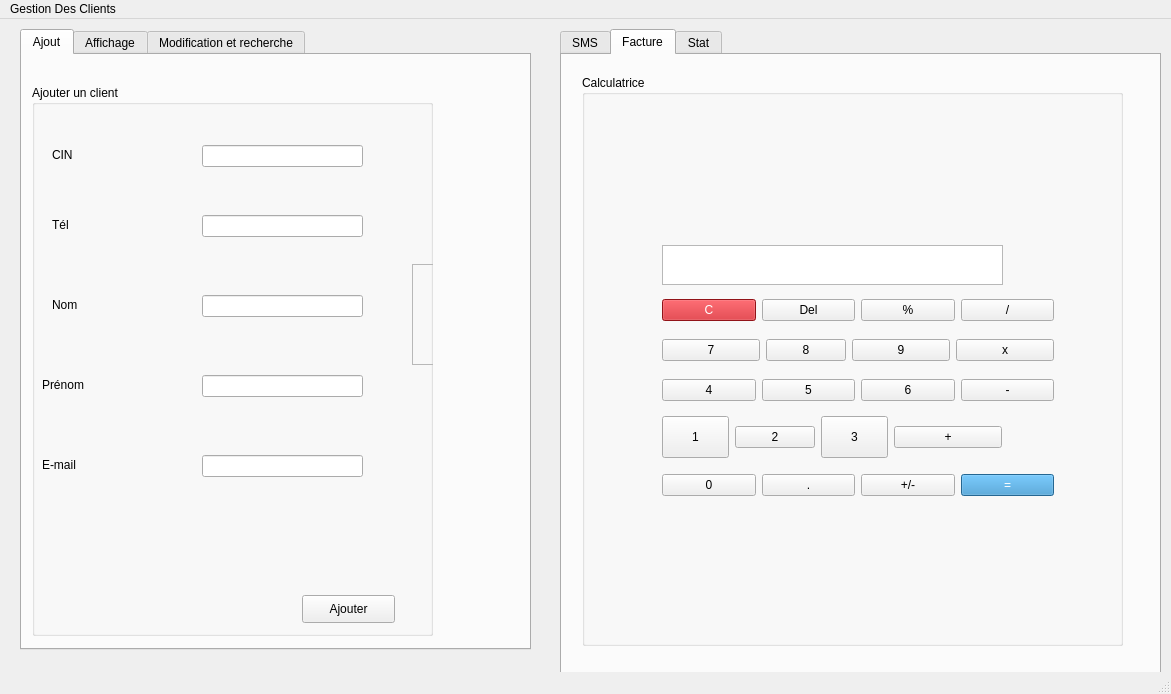
<?xml version="1.0" encoding="UTF-8"?>
<ui version="4.0">
 <class>MainWindow</class>
 <widget class="QMainWindow" name="MainWindow">
  <property name="geometry">
   <rect>
    <x>0</x>
    <y>0</y>
    <width>1171</width>
    <height>694</height>
   </rect>
  </property>
  <property name="windowTitle">
   <string>MainWindow</string>
  </property>
  <widget class="QWidget" name="centralwidget">
   <widget class="QTabWidget" name="Ajout">
    <property name="geometry">
     <rect>
      <x>20</x>
      <y>10</y>
      <width>511</width>
      <height>621</height>
     </rect>
    </property>
    <property name="whatsThis">
     <string>&lt;html&gt;&lt;head/&gt;&lt;body&gt;&lt;p&gt;&lt;br/&gt;&lt;/p&gt;&lt;/body&gt;&lt;/html&gt;</string>
    </property>
    <property name="currentIndex">
     <number>0</number>
    </property>
    <widget class="QWidget" name="tab_3">
     <attribute name="title">
      <string>Ajout</string>
     </attribute>
     <widget class="QGroupBox" name="groupBox_6">
      <property name="geometry">
       <rect>
        <x>10</x>
        <y>30</y>
        <width>401</width>
        <height>551</height>
       </rect>
      </property>
      <property name="title">
       <string>Ajouter un client</string>
      </property>
      <widget class="QLabel" name="label_38">
       <property name="geometry">
        <rect>
         <x>20</x>
         <y>210</y>
         <width>71</width>
         <height>20</height>
        </rect>
       </property>
       <property name="text">
        <string>Nom</string>
       </property>
      </widget>
      <widget class="QLabel" name="label_39">
       <property name="geometry">
        <rect>
         <x>10</x>
         <y>290</y>
         <width>71</width>
         <height>20</height>
        </rect>
       </property>
       <property name="text">
        <string>Prénom</string>
       </property>
      </widget>
      <widget class="QLabel" name="label_42">
       <property name="geometry">
        <rect>
         <x>20</x>
         <y>130</y>
         <width>71</width>
         <height>20</height>
        </rect>
       </property>
       <property name="text">
        <string>Tél</string>
       </property>
      </widget>
      <widget class="QLabel" name="label_43">
       <property name="geometry">
        <rect>
         <x>10</x>
         <y>370</y>
         <width>71</width>
         <height>20</height>
        </rect>
       </property>
       <property name="text">
        <string>E-mail</string>
       </property>
      </widget>
      <widget class="QLineEdit" name="le_cin">
       <property name="geometry">
        <rect>
         <x>170</x>
         <y>60</y>
         <width>161</width>
         <height>22</height>
        </rect>
       </property>
      </widget>
      <widget class="QLineEdit" name="le_nom">
       <property name="geometry">
        <rect>
         <x>170</x>
         <y>210</y>
         <width>161</width>
         <height>22</height>
        </rect>
       </property>
      </widget>
      <widget class="QLineEdit" name="le_prenom">
       <property name="geometry">
        <rect>
         <x>170</x>
         <y>290</y>
         <width>161</width>
         <height>22</height>
        </rect>
       </property>
      </widget>
      <widget class="QLineEdit" name="le_tel">
       <property name="geometry">
        <rect>
         <x>170</x>
         <y>130</y>
         <width>161</width>
         <height>22</height>
        </rect>
       </property>
      </widget>
      <widget class="QLineEdit" name="le_email">
       <property name="geometry">
        <rect>
         <x>170</x>
         <y>370</y>
         <width>161</width>
         <height>22</height>
        </rect>
       </property>
      </widget>
      <widget class="QFrame" name="frame_5">
       <property name="geometry">
        <rect>
         <x>380</x>
         <y>179</y>
         <width>120</width>
         <height>101</height>
        </rect>
       </property>
       <property name="frameShape">
        <enum>QFrame::StyledPanel</enum>
       </property>
       <property name="frameShadow">
        <enum>QFrame::Raised</enum>
       </property>
      </widget>
      <widget class="QPushButton" name="pb_ajouter">
       <property name="geometry">
        <rect>
         <x>270</x>
         <y>510</y>
         <width>93</width>
         <height>28</height>
        </rect>
       </property>
       <property name="text">
        <string>Ajouter</string>
       </property>
      </widget>
      <widget class="QLabel" name="label_40">
       <property name="geometry">
        <rect>
         <x>20</x>
         <y>60</y>
         <width>71</width>
         <height>20</height>
        </rect>
       </property>
       <property name="text">
        <string>CIN</string>
       </property>
      </widget>
     </widget>
    </widget>
    <widget class="QWidget" name="tab_4">
     <attribute name="title">
      <string>Affichage</string>
     </attribute>
     <widget class="QGroupBox" name="groupBox_3">
      <property name="geometry">
       <rect>
        <x>10</x>
        <y>40</y>
        <width>481</width>
        <height>531</height>
       </rect>
      </property>
      <property name="title">
       <string>Afficher les clients</string>
      </property>
      <widget class="QTableView" name="tableView">
       <property name="geometry">
        <rect>
         <x>20</x>
         <y>40</y>
         <width>441</width>
         <height>401</height>
        </rect>
       </property>
       <property name="midLineWidth">
        <number>2</number>
       </property>
      </widget>
      <widget class="QPushButton" name="pb_pdf">
       <property name="geometry">
        <rect>
         <x>370</x>
         <y>480</y>
         <width>93</width>
         <height>28</height>
        </rect>
       </property>
       <property name="text">
        <string>PDF</string>
       </property>
      </widget>
      <widget class="QPushButton" name="pb_afficher">
       <property name="geometry">
        <rect>
         <x>20</x>
         <y>480</y>
         <width>93</width>
         <height>28</height>
        </rect>
       </property>
       <property name="text">
        <string>Afficher</string>
       </property>
      </widget>
      <widget class="QPushButton" name="tri_cr">
       <property name="geometry">
        <rect>
         <x>130</x>
         <y>480</y>
         <width>93</width>
         <height>28</height>
        </rect>
       </property>
       <property name="text">
        <string>Tri croissant</string>
       </property>
      </widget>
      <widget class="QPushButton" name="tri_dec">
       <property name="geometry">
        <rect>
         <x>240</x>
         <y>480</y>
         <width>101</width>
         <height>28</height>
        </rect>
       </property>
       <property name="text">
        <string>Tri decroissant</string>
       </property>
      </widget>
     </widget>
    </widget>
    <widget class="QWidget" name="tab">
     <attribute name="title">
      <string>Modification et recherche</string>
     </attribute>
     <widget class="QGroupBox" name="groupBox_15">
      <property name="geometry">
       <rect>
        <x>10</x>
        <y>30</y>
        <width>401</width>
        <height>191</height>
       </rect>
      </property>
      <property name="title">
       <string>Rechercher ou supprimer un client</string>
      </property>
      <widget class="QLabel" name="label_48">
       <property name="geometry">
        <rect>
         <x>30</x>
         <y>60</y>
         <width>71</width>
         <height>20</height>
        </rect>
       </property>
       <property name="text">
        <string>CIN</string>
       </property>
      </widget>
      <widget class="QLineEdit" name="le_cin2">
       <property name="geometry">
        <rect>
         <x>170</x>
         <y>60</y>
         <width>161</width>
         <height>22</height>
        </rect>
       </property>
      </widget>
      <widget class="QPushButton" name="pb_rechercher">
       <property name="geometry">
        <rect>
         <x>290</x>
         <y>130</y>
         <width>93</width>
         <height>28</height>
        </rect>
       </property>
       <property name="text">
        <string>Rechercher</string>
       </property>
      </widget>
      <widget class="QPushButton" name="pb_supprimer">
       <property name="geometry">
        <rect>
         <x>160</x>
         <y>130</y>
         <width>93</width>
         <height>28</height>
        </rect>
       </property>
       <property name="text">
        <string>Supprimer</string>
       </property>
      </widget>
     </widget>
     <widget class="QGroupBox" name="groupBox_20">
      <property name="geometry">
       <rect>
        <x>10</x>
        <y>230</y>
        <width>401</width>
        <height>301</height>
       </rect>
      </property>
      <property name="title">
       <string>Modifier un client</string>
      </property>
      <widget class="QLabel" name="label_56">
       <property name="geometry">
        <rect>
         <x>15</x>
         <y>60</y>
         <width>71</width>
         <height>20</height>
        </rect>
       </property>
       <property name="text">
        <string>CIN</string>
       </property>
      </widget>
      <widget class="QLabel" name="label_57">
       <property name="geometry">
        <rect>
         <x>15</x>
         <y>130</y>
         <width>71</width>
         <height>20</height>
        </rect>
       </property>
       <property name="text">
        <string>E-mail</string>
       </property>
      </widget>
      <widget class="QLabel" name="label_58">
       <property name="geometry">
        <rect>
         <x>15</x>
         <y>200</y>
         <width>71</width>
         <height>20</height>
        </rect>
       </property>
       <property name="text">
        <string>Tél</string>
       </property>
      </widget>
      <widget class="QLineEdit" name="le_cin3">
       <property name="geometry">
        <rect>
         <x>170</x>
         <y>60</y>
         <width>161</width>
         <height>22</height>
        </rect>
       </property>
      </widget>
      <widget class="QLineEdit" name="le_email2">
       <property name="geometry">
        <rect>
         <x>170</x>
         <y>130</y>
         <width>161</width>
         <height>22</height>
        </rect>
       </property>
      </widget>
      <widget class="QLineEdit" name="le_tel2">
       <property name="geometry">
        <rect>
         <x>170</x>
         <y>200</y>
         <width>161</width>
         <height>22</height>
        </rect>
       </property>
      </widget>
      <widget class="QPushButton" name="pb_modifier">
       <property name="geometry">
        <rect>
         <x>290</x>
         <y>250</y>
         <width>93</width>
         <height>28</height>
        </rect>
       </property>
       <property name="text">
        <string>Modifier</string>
       </property>
      </widget>
     </widget>
    </widget>
   </widget>
   <widget class="QTabWidget" name="tabWidget_5">
    <property name="geometry">
     <rect>
      <x>560</x>
      <y>10</y>
      <width>601</width>
      <height>671</height>
     </rect>
    </property>
    <property name="currentIndex">
     <number>1</number>
    </property>
    <widget class="QWidget" name="tab_7">
     <attribute name="title">
      <string>SMS</string>
     </attribute>
     <widget class="QGroupBox" name="groupBox_13">
      <property name="geometry">
       <rect>
        <x>10</x>
        <y>50</y>
        <width>401</width>
        <height>321</height>
       </rect>
      </property>
      <property name="title">
       <string>Envoyer un SMS</string>
      </property>
      <widget class="QLabel" name="label_44">
       <property name="geometry">
        <rect>
         <x>20</x>
         <y>60</y>
         <width>71</width>
         <height>20</height>
        </rect>
       </property>
       <property name="text">
        <string>Tél</string>
       </property>
      </widget>
      <widget class="QLabel" name="label_45">
       <property name="geometry">
        <rect>
         <x>20</x>
         <y>140</y>
         <width>71</width>
         <height>20</height>
        </rect>
       </property>
       <property name="text">
        <string>Message</string>
       </property>
      </widget>
      <widget class="QLineEdit" name="le_tel3">
       <property name="geometry">
        <rect>
         <x>150</x>
         <y>60</y>
         <width>201</width>
         <height>22</height>
        </rect>
       </property>
      </widget>
      <widget class="QPushButton" name="pb_envoyer">
       <property name="geometry">
        <rect>
         <x>290</x>
         <y>280</y>
         <width>93</width>
         <height>28</height>
        </rect>
       </property>
       <property name="text">
        <string>Envoyer</string>
       </property>
      </widget>
      <widget class="QTextEdit" name="le_message">
       <property name="geometry">
        <rect>
         <x>150</x>
         <y>140</y>
         <width>201</width>
         <height>101</height>
        </rect>
       </property>
      </widget>
     </widget>
    </widget>
    <widget class="QWidget" name="tab_8">
     <attribute name="title">
      <string>Facture</string>
     </attribute>
     <widget class="QGroupBox" name="groupBox_">
      <property name="geometry">
       <rect>
        <x>20</x>
        <y>20</y>
        <width>541</width>
        <height>571</height>
       </rect>
      </property>
      <property name="title">
       <string>Calculatrice</string>
      </property>
      <widget class="QLabel" name="displayPanel">
       <property name="geometry">
        <rect>
         <x>80</x>
         <y>170</y>
         <width>341</width>
         <height>40</height>
        </rect>
       </property>
       <property name="minimumSize">
        <size>
         <width>290</width>
         <height>40</height>
        </size>
       </property>
       <property name="maximumSize">
        <size>
         <width>16777215</width>
         <height>40</height>
        </size>
       </property>
       <property name="font">
        <font>
         <family>Open Sans</family>
         <pointsize>20</pointsize>
         <weight>50</weight>
         <italic>false</italic>
         <bold>false</bold>
         <kerning>true</kerning>
        </font>
       </property>
       <property name="layoutDirection">
        <enum>Qt::LeftToRight</enum>
       </property>
       <property name="styleSheet">
        <string notr="true">border: 1 solid #b8b8b8;
background-color: #fff;</string>
       </property>
       <property name="text">
        <string/>
       </property>
       <property name="scaledContents">
        <bool>true</bool>
       </property>
       <property name="alignment">
        <set>Qt::AlignRight|Qt::AlignTrailing|Qt::AlignVCenter</set>
       </property>
       <property name="wordWrap">
        <bool>true</bool>
       </property>
       <property name="textInteractionFlags">
        <set>Qt::TextSelectableByKeyboard|Qt::TextSelectableByMouse</set>
       </property>
      </widget>
      <widget class="QWidget" name="layoutWidget">
       <property name="geometry">
        <rect>
         <x>80</x>
         <y>220</y>
         <width>392</width>
         <height>30</height>
        </rect>
       </property>
       <layout class="QHBoxLayout" name="horizontalLayout_6">
        <item>
         <widget class="QPushButton" name="actionClear">
          <property name="styleSheet">
           <string notr="true">background-color: #cb1a21;
color: #ffffff;</string>
          </property>
          <property name="text">
           <string>C</string>
          </property>
         </widget>
        </item>
        <item>
         <widget class="QPushButton" name="actionDel">
          <property name="text">
           <string>Del</string>
          </property>
         </widget>
        </item>
        <item>
         <widget class="QPushButton" name="actionPercent">
          <property name="text">
           <string>%</string>
          </property>
         </widget>
        </item>
        <item>
         <widget class="QPushButton" name="actionDiv">
          <property name="text">
           <string>/</string>
          </property>
          <attribute name="buttonGroup">
           <string notr="true">actionGroup</string>
          </attribute>
         </widget>
        </item>
       </layout>
      </widget>
      <widget class="QWidget" name="layoutWidget_2">
       <property name="geometry">
        <rect>
         <x>80</x>
         <y>260</y>
         <width>392</width>
         <height>30</height>
        </rect>
       </property>
       <layout class="QHBoxLayout" name="horizontalLayout_7">
        <item>
         <widget class="QPushButton" name="num7">
          <property name="text">
           <string>7</string>
          </property>
          <attribute name="buttonGroup">
           <string notr="true">numberGroup</string>
          </attribute>
         </widget>
        </item>
        <item>
         <widget class="QPushButton" name="num8">
          <property name="sizePolicy">
           <sizepolicy hsizetype="Fixed" vsizetype="Fixed">
            <horstretch>0</horstretch>
            <verstretch>0</verstretch>
           </sizepolicy>
          </property>
          <property name="text">
           <string>8</string>
          </property>
          <attribute name="buttonGroup">
           <string notr="true">numberGroup</string>
          </attribute>
         </widget>
        </item>
        <item>
         <widget class="QPushButton" name="num9">
          <property name="text">
           <string>9</string>
          </property>
          <attribute name="buttonGroup">
           <string notr="true">numberGroup</string>
          </attribute>
         </widget>
        </item>
        <item>
         <widget class="QPushButton" name="actionMul">
          <property name="text">
           <string>x</string>
          </property>
          <attribute name="buttonGroup">
           <string notr="true">actionGroup</string>
          </attribute>
         </widget>
        </item>
       </layout>
      </widget>
      <widget class="QWidget" name="layoutWidget_3">
       <property name="geometry">
        <rect>
         <x>80</x>
         <y>300</y>
         <width>392</width>
         <height>30</height>
        </rect>
       </property>
       <layout class="QHBoxLayout" name="horizontalLayout_8">
        <item>
         <widget class="QPushButton" name="num4">
          <property name="text">
           <string>4</string>
          </property>
          <attribute name="buttonGroup">
           <string notr="true">numberGroup</string>
          </attribute>
         </widget>
        </item>
        <item>
         <widget class="QPushButton" name="num5">
          <property name="text">
           <string>5</string>
          </property>
          <attribute name="buttonGroup">
           <string notr="true">numberGroup</string>
          </attribute>
         </widget>
        </item>
        <item>
         <widget class="QPushButton" name="num6">
          <property name="text">
           <string>6</string>
          </property>
          <attribute name="buttonGroup">
           <string notr="true">numberGroup</string>
          </attribute>
         </widget>
        </item>
        <item>
         <widget class="QPushButton" name="actionMinus">
          <property name="text">
           <string>-</string>
          </property>
          <attribute name="buttonGroup">
           <string notr="true">actionGroup</string>
          </attribute>
         </widget>
        </item>
       </layout>
      </widget>
      <widget class="QWidget" name="layoutWidget_5">
       <property name="geometry">
        <rect>
         <x>80</x>
         <y>390</y>
         <width>392</width>
         <height>41</height>
        </rect>
       </property>
       <layout class="QHBoxLayout" name="horizontalLayout_10">
        <property name="rightMargin">
         <number>0</number>
        </property>
        <item>
         <widget class="QPushButton" name="num0">
          <property name="text">
           <string>0</string>
          </property>
          <attribute name="buttonGroup">
           <string notr="true">numberGroup</string>
          </attribute>
         </widget>
        </item>
        <item>
         <widget class="QPushButton" name="comma">
          <property name="text">
           <string>.</string>
          </property>
         </widget>
        </item>
        <item>
         <widget class="QPushButton" name="actionSign">
          <property name="text">
           <string>+/-</string>
          </property>
         </widget>
        </item>
        <item>
         <widget class="QPushButton" name="actionCalc">
          <property name="styleSheet">
           <string notr="true">background-color: #3490cd;
color: #ffffff;</string>
          </property>
          <property name="text">
           <string>=</string>
          </property>
         </widget>
        </item>
       </layout>
      </widget>
      <widget class="QWidget" name="layoutWidget_6">
       <property name="geometry">
        <rect>
         <x>80</x>
         <y>340</y>
         <width>340</width>
         <height>44</height>
        </rect>
       </property>
       <layout class="QHBoxLayout" name="horizontalLayout_11">
        <property name="bottomMargin">
         <number>0</number>
        </property>
        <item>
         <widget class="QPushButton" name="num1">
          <property name="sizePolicy">
           <sizepolicy hsizetype="Fixed" vsizetype="Fixed">
            <horstretch>0</horstretch>
            <verstretch>0</verstretch>
           </sizepolicy>
          </property>
          <property name="minimumSize">
           <size>
            <width>67</width>
            <height>42</height>
           </size>
          </property>
          <property name="maximumSize">
           <size>
            <width>67</width>
            <height>42</height>
           </size>
          </property>
          <property name="text">
           <string>1</string>
          </property>
          <attribute name="buttonGroup">
           <string notr="true">numberGroup</string>
          </attribute>
         </widget>
        </item>
        <item>
         <widget class="QPushButton" name="num2">
          <property name="sizePolicy">
           <sizepolicy hsizetype="Fixed" vsizetype="Fixed">
            <horstretch>0</horstretch>
            <verstretch>0</verstretch>
           </sizepolicy>
          </property>
          <property name="text">
           <string>2</string>
          </property>
          <attribute name="buttonGroup">
           <string notr="true">numberGroup</string>
          </attribute>
         </widget>
        </item>
        <item>
         <widget class="QPushButton" name="num3">
          <property name="sizePolicy">
           <sizepolicy hsizetype="Fixed" vsizetype="Fixed">
            <horstretch>0</horstretch>
            <verstretch>0</verstretch>
           </sizepolicy>
          </property>
          <property name="maximumSize">
           <size>
            <width>67</width>
            <height>42</height>
           </size>
          </property>
          <property name="text">
           <string>3</string>
          </property>
          <attribute name="buttonGroup">
           <string notr="true">numberGroup</string>
          </attribute>
         </widget>
        </item>
        <item>
         <widget class="QPushButton" name="actionPlus">
          <property name="text">
           <string>+</string>
          </property>
          <attribute name="buttonGroup">
           <string notr="true">actionGroup</string>
          </attribute>
         </widget>
        </item>
       </layout>
      </widget>
     </widget>
    </widget>
    <widget class="QWidget" name="tab_5">
     <attribute name="title">
      <string>Stat</string>
     </attribute>
     <widget class="QGroupBox" name="groupBox">
      <property name="geometry">
       <rect>
        <x>10</x>
        <y>30</y>
        <width>401</width>
        <height>461</height>
       </rect>
      </property>
      <property name="title">
       <string>Statistique</string>
      </property>
      <widget class="QPushButton" name="le_stat">
       <property name="geometry">
        <rect>
         <x>290</x>
         <y>390</y>
         <width>93</width>
         <height>28</height>
        </rect>
       </property>
       <property name="text">
        <string>Statistique</string>
       </property>
      </widget>
     </widget>
    </widget>
   </widget>
  </widget>
  <widget class="QMenuBar" name="menubar">
   <property name="geometry">
    <rect>
     <x>0</x>
     <y>0</y>
     <width>1171</width>
     <height>26</height>
    </rect>
   </property>
   <widget class="QMenu" name="menuGestion_Des_Clients">
    <property name="title">
     <string>Gestion Des Clients</string>
    </property>
   </widget>
   <addaction name="menuGestion_Des_Clients"/>
  </widget>
  <widget class="QStatusBar" name="statusbar"/>
 </widget>
 <resources/>
 <connections/>
 <buttongroups>
  <buttongroup name="actionGroup"/>
  <buttongroup name="numberGroup"/>
 </buttongroups>
</ui>
